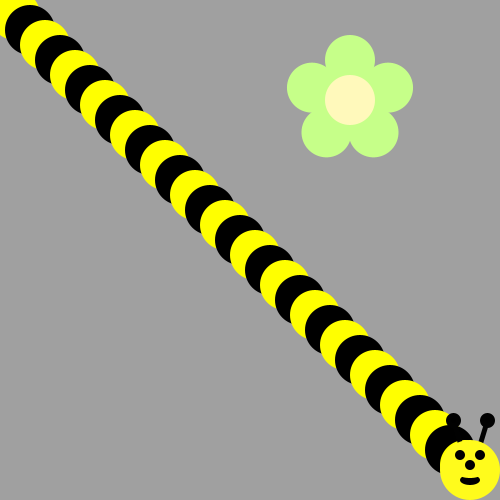
Frame 1 (no input)
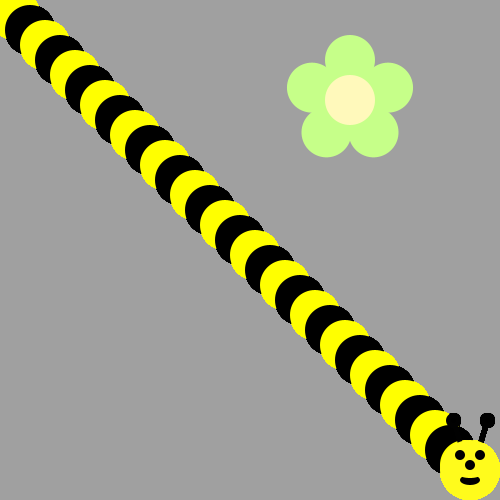
Frame 60 (the mouse pressed at the canvas centre just before this capture)
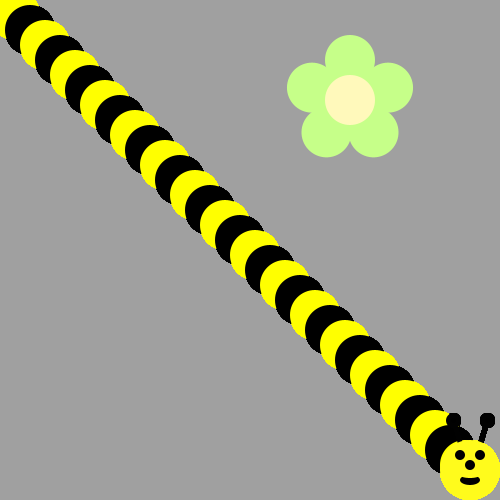
Frame 120 (the mouse held since frame 60 and released just before this capture)

The Processing sketch that drew these frames (run headless with seeded random() and noise(); from frame 60 on, the mouse is pressed at the canvas centre):

// Processing sketch: bumble_bee
// ── bumble_bee.pde

void setup() {
  ellipseMode(CENTER);
  size(500, 500);
  background(160, 160, 160);
  drawFlower(350, 100);
}

void draw() {

  // First run the program and you should see a flower.


  /* Then, use a loop to make a body for the Bee!
   (see the image on the recipe, it's a diagonal line of circles)
   Use remainder to make the colors alternate between yellow and black
   */
  for (int i=0; i<32; i++) {
    fill (255, 255, 0);
    if (i % 2 == 0) {
      fill(0, 0, 0);
    }
    ellipse(i*15, i*15, 50, 50);
  }
  
//Now put his head on using drawBeeFace(x,y)
  drawBeeFace(470,470); 
   
}

/**************   Use these methods but  DON'T CHANGE THE CODE BELOW  **************/

void drawFlower(int x, int y) {
  noStroke();
  translate(x, y);
  // draw 5 petals, rotating after each one
  fill(#c6ff89); // green
  for (int i = 0; i < 5; i++) {
    ellipse(0, -40, 50, 50);
    rotate(radians(72));
  }
  fill(#fff9bb); // light yellow
  ellipse(0, 0, 50, 50);
}
void drawBeeFace(int BeeFaceX, int BeeFaceY) {
  noStroke();
  fill(0, 0, 0);
  stroke(1);
  strokeWeight(5);
  line(BeeFaceX-10, BeeFaceY-27, BeeFaceX-17, BeeFaceY-50);
  line(BeeFaceX+10, BeeFaceY-27, BeeFaceX+17, BeeFaceY-50);
  ellipse(BeeFaceX-17, BeeFaceY-50, 10, 10);
  ellipse(BeeFaceX+17, BeeFaceY-50, 10, 10);
  noStroke();
  fill(255, 251, 28);
  ellipse(BeeFaceX, BeeFaceY, 60, 60); // face
  fill(255, 237, 209);
  fill(0, 0, 0);
  ellipse(BeeFaceX-10, BeeFaceY-15, 10, 10); // eyes
  ellipse(BeeFaceX+10, BeeFaceY-15, 10, 10);
  ellipse(BeeFaceX, BeeFaceY-5, 10, 10); // nose
  ellipse(BeeFaceX, BeeFaceY+10, 20, 10); // mouth
  fill(255, 251, 28);
  ellipse(BeeFaceX, BeeFaceY+5, 20, 6);
}
